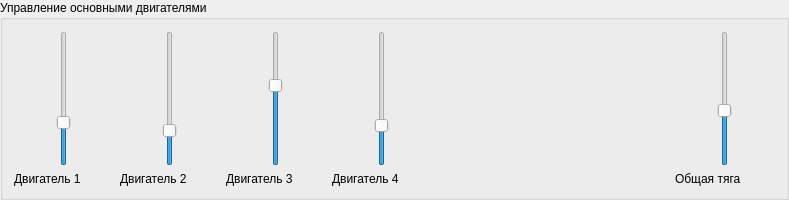
                <widget class="QGroupBox" name="groupBox_9">
                 <property name="minimumSize">
                  <size>
                   <width>0</width>
                   <height>200</height>
                  </size>
                 </property>
                 <property name="title">
                  <string>Управление основными двигателями</string>
                 </property>
                 <layout class="QHBoxLayout" name="horizontalLayout_29">
                  <item>
                   <layout class="QVBoxLayout" name="verticalLayout_14">
                    <item>
                     <widget class="QSlider" name="verticalSlider">
                      <property name="sizePolicy">
                       <sizepolicy hsizetype="Minimum" vsizetype="Expanding">
                        <horstretch>0</horstretch>
                        <verstretch>0</verstretch>
                       </sizepolicy>
                      </property>
                      <property name="minimumSize">
                       <size>
                        <width>100</width>
                        <height>0</height>
                       </size>
                      </property>
                      <property name="value">
                       <number>30</number>
                      </property>
                      <property name="orientation">
                       <enum>Qt::Vertical</enum>
                      </property>
                     </widget>
                    </item>
                    <item>
                     <widget class="QLabel" name="label_23">
                      <property name="text">
                       <string>Двигатель 1</string>
                      </property>
                     </widget>
                    </item>
                   </layout>
                  </item>
                  <item>
                   <layout class="QVBoxLayout" name="verticalLayout_13">
                    <item>
                     <widget class="QSlider" name="verticalSlider_2">
                      <property name="sizePolicy">
                       <sizepolicy hsizetype="Minimum" vsizetype="Expanding">
                        <horstretch>0</horstretch>
                        <verstretch>0</verstretch>
                       </sizepolicy>
                      </property>
                      <property name="minimumSize">
                       <size>
                        <width>100</width>
                        <height>0</height>
                       </size>
                      </property>
                      <property name="value">
                       <number>23</number>
                      </property>
                      <property name="orientation">
                       <enum>Qt::Vertical</enum>
                      </property>
                     </widget>
                    </item>
                    <item>
                     <widget class="QLabel" name="label_24">
                      <property name="text">
                       <string>Двигатель 2</string>
                      </property>
                     </widget>
                    </item>
                   </layout>
                  </item>
                  <item>
                   <layout class="QVBoxLayout" name="verticalLayout_12">
                    <item>
                     <widget class="QSlider" name="verticalSlider_3">
                      <property name="sizePolicy">
                       <sizepolicy hsizetype="Minimum" vsizetype="Expanding">
                        <horstretch>0</horstretch>
                        <verstretch>0</verstretch>
                       </sizepolicy>
                      </property>
                      <property name="minimumSize">
                       <size>
                        <width>100</width>
                        <height>0</height>
                       </size>
                      </property>
                      <property name="minimum">
                       <number>0</number>
                      </property>
                      <property name="value">
                       <number>60</number>
                      </property>
                      <property name="orientation">
                       <enum>Qt::Vertical</enum>
                      </property>
                     </widget>
                    </item>
                    <item>
                     <widget class="QLabel" name="label_25">
                      <property name="text">
                       <string>Двигатель 3</string>
                      </property>
                     </widget>
                    </item>
                   </layout>
                  </item>
                  <item>
                   <layout class="QVBoxLayout" name="verticalLayout_16">
                    <property name="sizeConstraint">
                     <enum>QLayout::SetDefaultConstraint</enum>
                    </property>
                    <item>
                     <widget class="QSlider" name="verticalSlider_6">
                      <property name="sizePolicy">
                       <sizepolicy hsizetype="Minimum" vsizetype="Expanding">
                        <horstretch>0</horstretch>
                        <verstretch>30</verstretch>
                       </sizepolicy>
                      </property>
                      <property name="minimumSize">
                       <size>
                        <width>100</width>
                        <height>0</height>
                       </size>
                      </property>
                      <property name="minimum">
                       <number>0</number>
                      </property>
                      <property name="value">
                       <number>27</number>
                      </property>
                      <property name="orientation">
                       <enum>Qt::Vertical</enum>
                      </property>
                     </widget>
                    </item>
                    <item>
                     <widget class="QLabel" name="label_28">
                      <property name="text">
                       <string>Двигатель 4</string>
                      </property>
                     </widget>
                    </item>
                   </layout>
                  </item>
                  <item>
                   <spacer name="horizontalSpacer_6">
                    <property name="orientation">
                     <enum>Qt::Horizontal</enum>
                    </property>
                    <property name="sizeHint" stdset="0">
                     <size>
                      <width>237</width>
                      <height>20</height>
                     </size>
                    </property>
                   </spacer>
                  </item>
                  <item>
                   <layout class="QVBoxLayout" name="verticalLayout_11">
                    <item>
                     <widget class="QSlider" name="verticalSlider_4">
                      <property name="sizePolicy">
                       <sizepolicy hsizetype="Minimum" vsizetype="Expanding">
                        <horstretch>0</horstretch>
                        <verstretch>0</verstretch>
                       </sizepolicy>
                      </property>
                      <property name="minimumSize">
                       <size>
                        <width>100</width>
                        <height>0</height>
                       </size>
                      </property>
                      <property name="value">
                       <number>40</number>
                      </property>
                      <property name="orientation">
                       <enum>Qt::Vertical</enum>
                      </property>
                     </widget>
                    </item>
                    <item>
                     <widget class="QLabel" name="label_26">
                      <property name="text">
                       <string>Общая тяга</string>
                      </property>
                     </widget>
                    </item>
                   </layout>
                  </item>
                 </layout>
                </widget>
